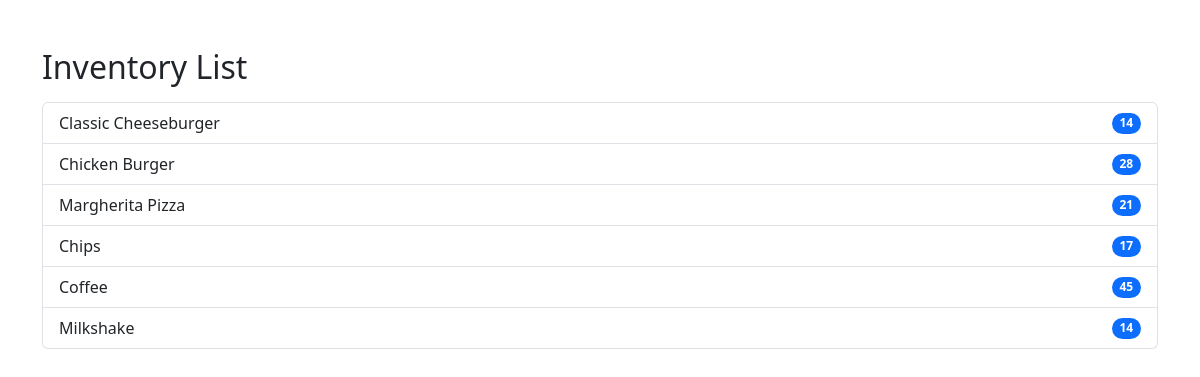
The page /inventory/inventory/ on the database as committed earlier.
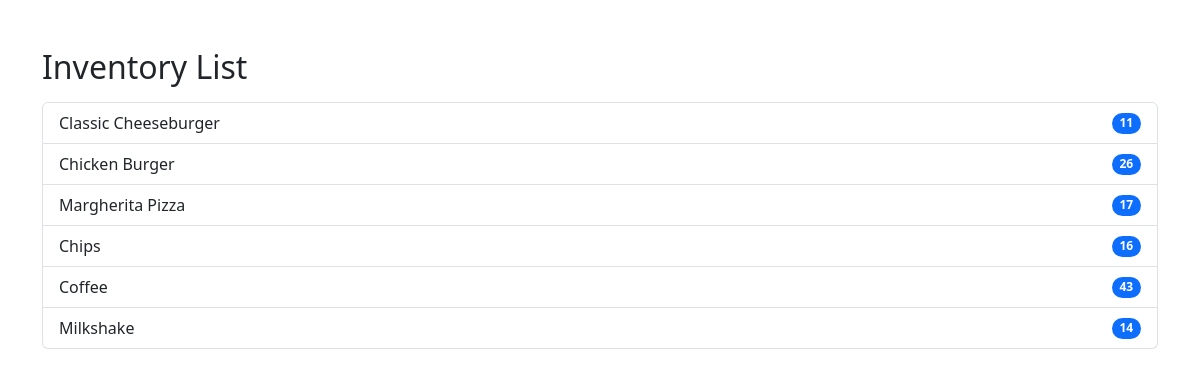
The same page on the database as committed later.
### inventory/models.py (models this page shows, shortened)
class Inventory(models.Model):
    item_name = models.CharField(max_length=255, default="Unknown")
    quantity = models.IntegerField()

### inventory/views.py (the view)
# urls.py: path('inventory/', inventory_view, name='inventory_view'),
def inventory_view(request):
    inventory_items = Inventory.objects.all()
    return render(request, 'inventory/inventory.html', {'inventory_items': inventory_items})

### inventory/templates/inventory/inventory.html (shortened to what this page needs)
<!DOCTYPE html>
<html lang="en">
<head>
    <link href="https://cdn.jsdelivr.net/npm/bootstrap@5.3.3/dist/css/bootstrap.min.css" rel="stylesheet">
</head>
<body>
    <div class="container mt-5">
        <h2>Inventory List</h2>
        <div class="list-group mt-3">
            {% for item in inventory_items %}
                <a href="#" class="list-group-item list-group-item-action d-flex justify-content-between align-items-center">
                    {{ item.item_name }}
                    <span class="badge bg-primary rounded-pill">{{ item.quantity }}</span>
                </a>
            {% endfor %}
        </div>
    </div>
</body>
</html>

Rows that differ between the two databases and show on the page:
changed Inventory "Classic Cheeseburger": quantity "14" → "11"
changed Inventory "Chicken Burger": quantity "28" → "26"
changed Inventory "Margherita Pizza": quantity "21" → "17"
changed Inventory "Chips": quantity "17" → "16"
changed Inventory "Coffee": quantity "45" → "43"
